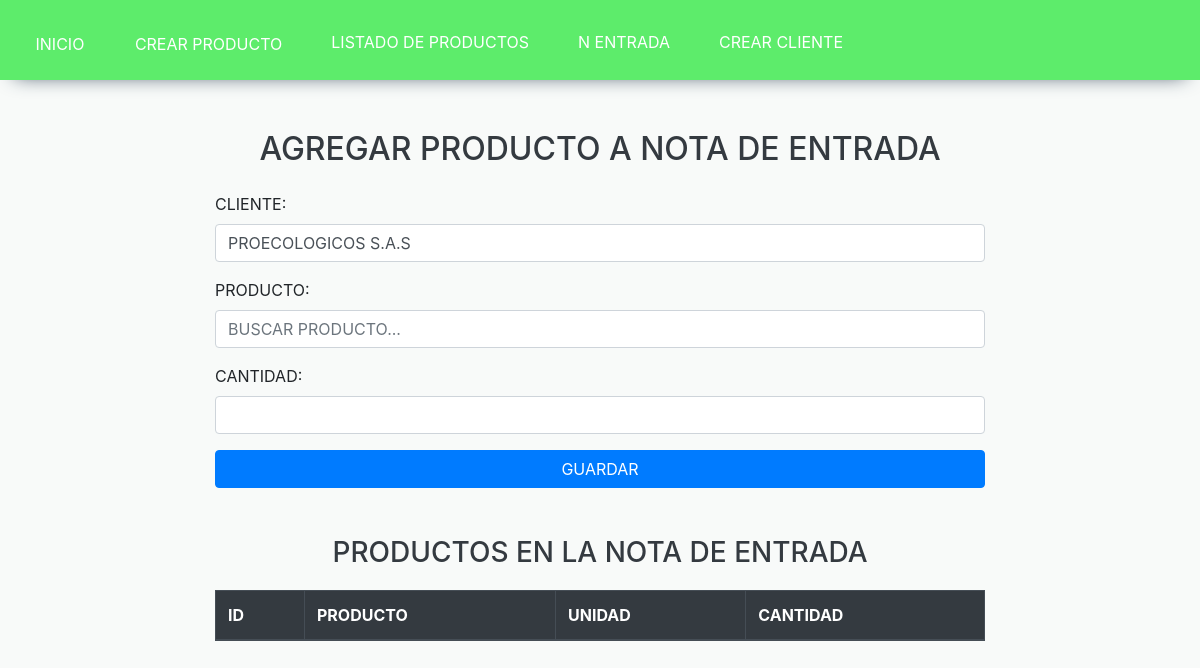
Before: /agregar_nota_entrada/ with the older database file.
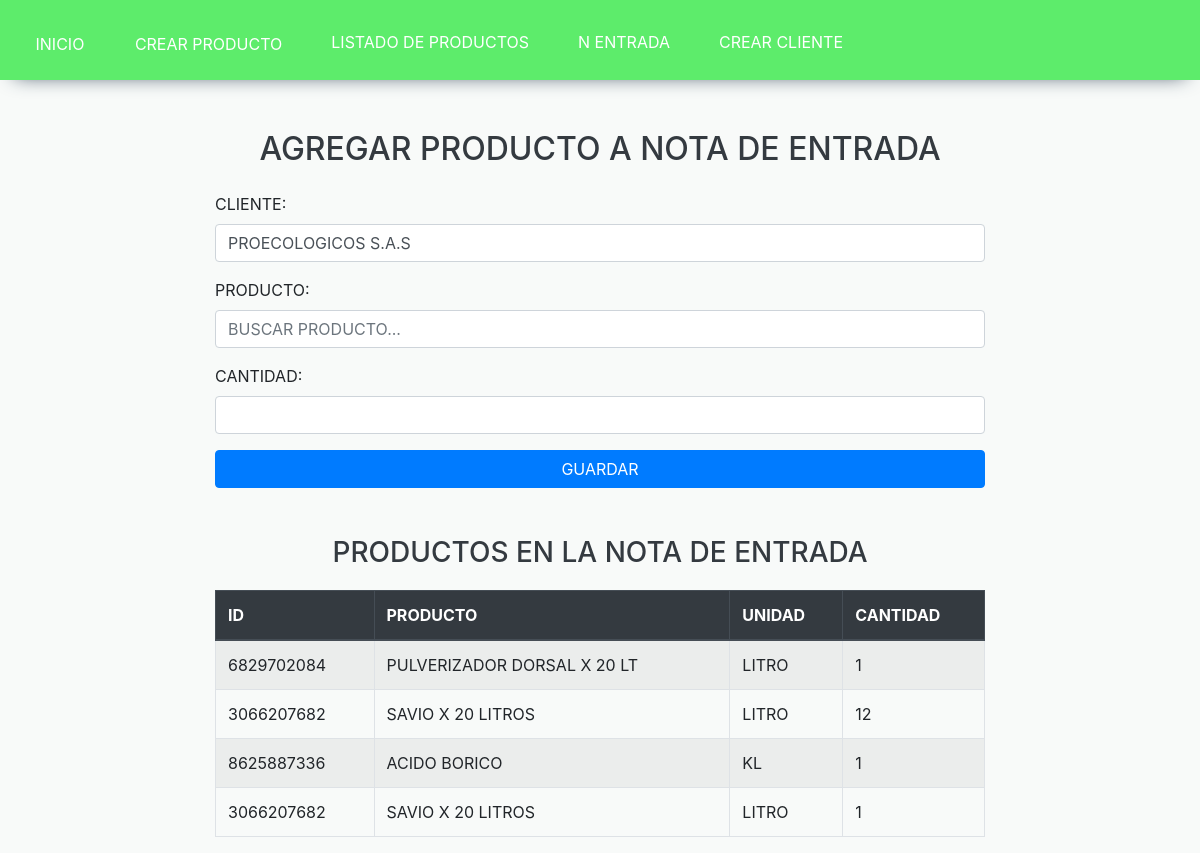
After: the same page with the newer database file.
### APP_PM/models.py (models this page shows, shortened)
class NotaEntrada(models.Model):
    producto = models.ForeignKey(Crear_producto, on_delete=models.CASCADE)
    cantidad = models.PositiveIntegerField()
    observaciones = models.TextField(blank=True, null=True)
    cliente = models.CharField(max_length=100, default='Proecologicos S.A.S')  # Nuevo campo de cliente

class Crear_producto(models.Model):
    LINEA_OPCIONES = [
        ('insecticidas', 'Insecticidas'),
        ('fertilizantes', 'Fertilizantes'),
        ('materia prima', 'Materia Prima'),
        ('insumos', 'Insumos'),
        ('coayudantes', 'Coayudantes'),
        ('gravados', 'Gravados'),
        ('bioinsumos', 'Bioinsumos'),
        ('fungicidas', 'Fungicidas'),
        ('maquila', 'Maquila'),
        ('herbicidas', 'Herbicidas'),
    ]
    GRUPO_OPCIONES = [
        ('Orgánicos', 'Orgánicos'),
        ('Granulados', 'Granulados'),
        ('Líquidos', 'Líquidos'),
        ('Polvo', 'Polvo'),
        ('Materia Prima', 'Materia Prima'),
        ('Insumos', 'Insumos'),
    ]
    UNIDAD_OPCIONES = [
        ('KL', 'Kilo'),
        ('KG', 'Kilogramos'),
        ('Litro', 'Litro'),
        ('GL', 'Galones'),
        ('MIL', 'Milímetros'),
        ('C.C', 'Centímetros Cúbicos'),
    ]
    id_producto = models.CharField(max_length=10, unique=True, editable=False, blank=True)
    nombre_producto = models.CharField(max_length=100)
    linea = models.CharField(max_length=100, choices=LINEA_OPCIONES)  # Valor por defecto
    grupo = models.CharField(max_length=100, choices=GRUPO_OPCIONES)
    unidad = models.CharField(max_length=100, choices=UNIDAD_OPCIONES)
    marca = models.CharField(max_length=100)

### APP_PM/views.py (the view)
# urls.py: path('agregar_nota_entrada/', views.agregar_nota_entrada, name='agregar_nota_entrada'),
def agregar_nota_entrada(request):
    if request.method == 'POST':
        form = NotaEntradaForm(request.POST)
        producto_id = request.POST.get('producto_id')
        if form.is_valid() and producto_id:
            nota = form.save(commit=False)
            nota.producto = Crear_producto.objects.get(id=producto_id)
            nota.save()
            return redirect('agregar_nota_entrada')
    else:
        form = NotaEntradaForm()
    notas = NotaEntrada.objects.all()
    return render(request, 'Notas/Nota_Entrada.html', {'form': form, 'notas': notas})

### APP_PM/forms.py
class NotaEntradaForm(forms.ModelForm):
    producto_nombre = forms.CharField(
        label="Producto",
        widget=forms.TextInput(attrs={
            'class': 'form-control',
            'placeholder': 'Buscar producto...'
        })
    )
    cliente = forms.CharField(
        label="Cliente",
        initial="Proecologicos S.A.S",  # Valor predeterminado
        widget=forms.TextInput(attrs={
            'class': 'form-control'
        })
    )
    class Meta:
        model = NotaEntrada
        fields = ['producto_nombre', 'cantidad', 'cliente']
        widgets = {
            'cantidad': forms.NumberInput(attrs={
                'class': 'form-control',
                'min': 1
            }),
        }

### APP_PM/templates/Notas/Nota_Entrada.html (shortened to what this page needs)
<!DOCTYPE html>
<html lang="es">
<head>
    {% extends 'Home/home.html' %}
    {% block content %}
</head>
<body>
<div class="container">
    <h2 class="text-center">Agregar Producto a Nota de Entrada</h2>
    <form method="post" class="mt-4">
        <div class="form-group">
            {{ form.cliente.label_tag }}
            {{ form.cliente }}
        </div>
        <div class="form-group">
            {{ form.producto_nombre.label_tag }}
            {{ form.producto_nombre }}
        </div>
        <div class="form-group">
            {{ form.cantidad.label_tag }}
            {{ form.cantidad }}
        </div>
        <button type="submit" class="btn btn-primary btn-block">Guardar</button>
    </form>
    <h3 class="text-center mt-5">Productos en la Nota de Entrada</h3>
    <table class="table table-striped table-bordered">
        <thead class="thead-dark">
            <tr>
                <th>ID</th>
                <th>Producto</th>
                <th>Unidad</th>
                <th>Cantidad</th>
            </tr>
        </thead>
        <tbody>
            {% for nota in notas %}
            <tr>
                <td>{{ nota.producto.id_producto }}</td>
                <td>{{ nota.producto.nombre_producto }}</td>
                <td>{{ nota.producto.unidad }}</td>
                <td>{{ nota.cantidad }}</td>
            </tr>
            {% endfor %}
        </tbody>
    </table>
</div>
</body>
</html>
{% endblock %}

Changed rows visible on the page:
added NotaEntrada: producto.id_producto "6829702084", producto.nombre_producto "PULVERIZADOR DORSAL X 20 LT", producto.unidad "LITRO", cantidad "1"
added NotaEntrada: producto.id_producto "3066207682", producto.nombre_producto "SAVIO X 20 LITROS", producto.unidad "LITRO", cantidad "12"
added NotaEntrada: producto.id_producto "8625887336", producto.nombre_producto "ACIDO BORICO", producto.unidad "KL", cantidad "1"
added NotaEntrada: producto.id_producto "3066207682", producto.nombre_producto "SAVIO X 20 LITROS", producto.unidad "LITRO", cantidad "1"
